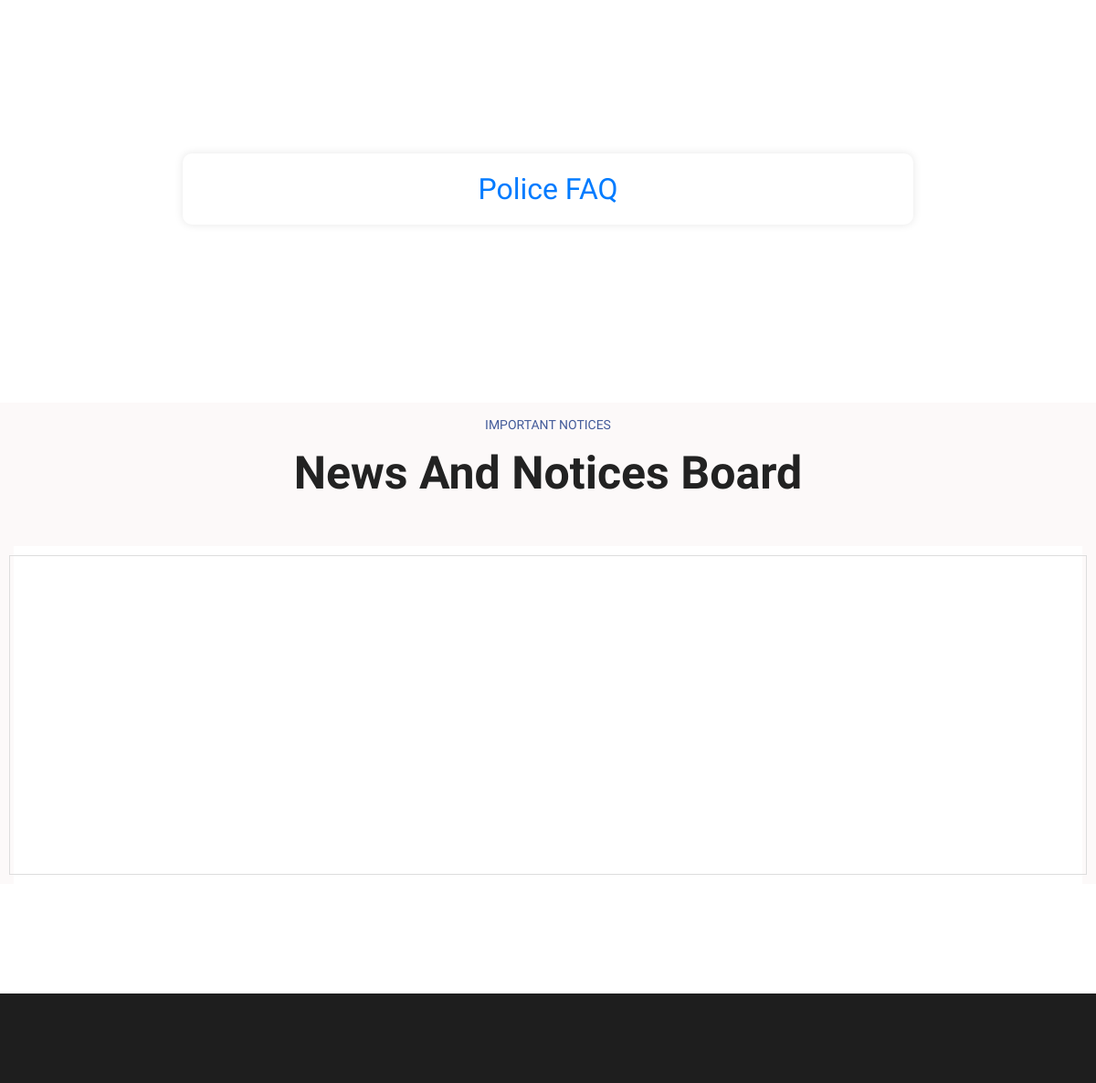
The app's page / (middle part), older data.
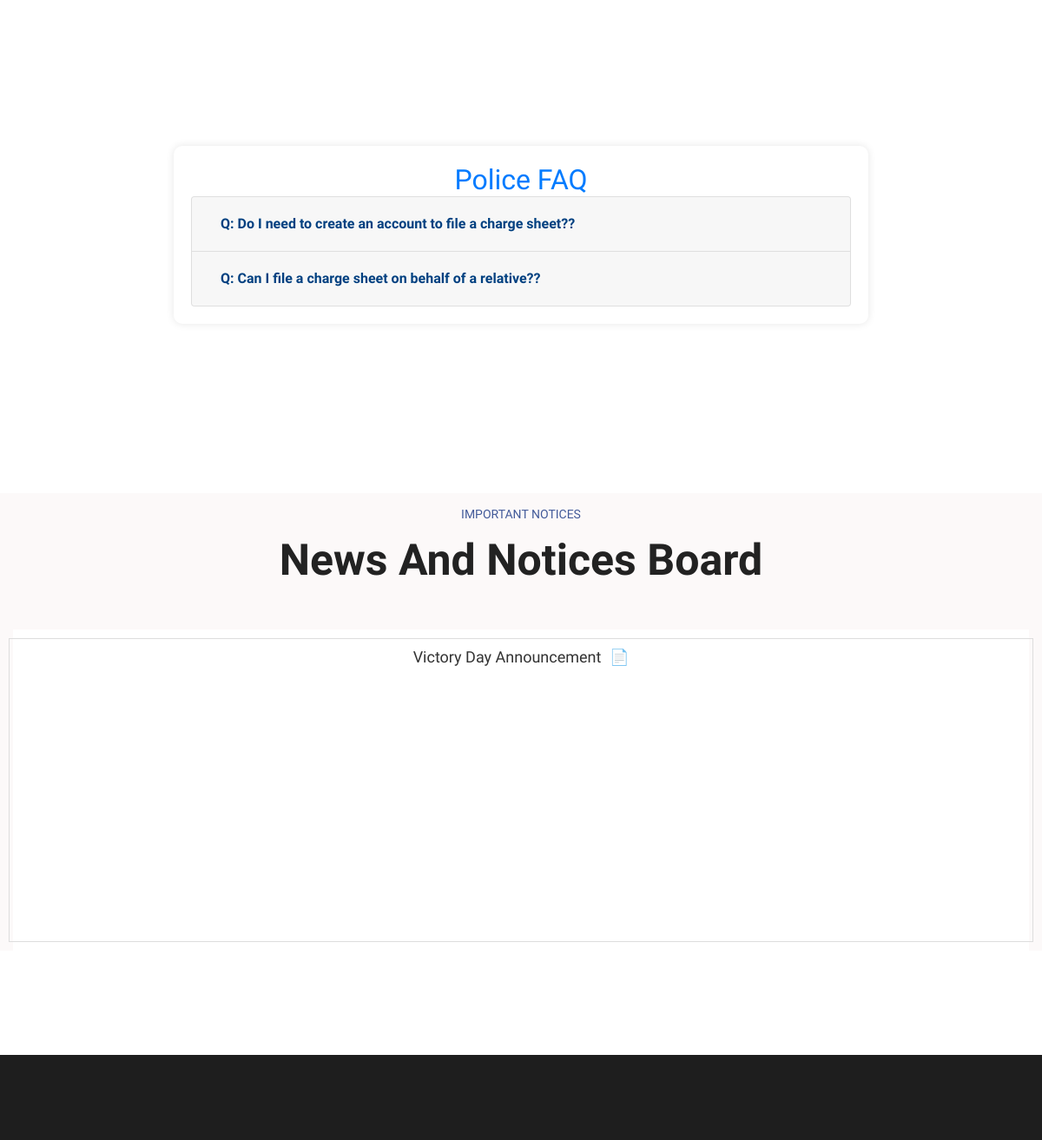
The same page, newer data.
### myapp/models.py (models this page shows, shortened)
class FAQ(models.Model):
    Ques = models.CharField(max_length=255, blank=True)
    Ans = models.CharField(max_length=255, blank=True)

class Notice(models.Model):
    title = models.CharField(max_length=255, blank=True)
    pdf = models.FileField(upload_to=filepath, null=True, blank=True)

### myapp/views.py (the view)
# urls.py: 2. Add a URL to urlpatterns:  path('', views.home, name='home')
def home(request):
    notices = Notice.objects.all()
    faqs = FAQ.objects.all()
    return render(request, "Welcome_Page.html", {'notices': notices, 'faqs': faqs})

### myapp/templates/Welcome_Page.html (shortened to what this page needs)
{% load static %}
<!DOCTYPE html>
<html lang="en">
  <head>
    <link href="{% static 'css/flaticon.css' %}" rel="stylesheet" />
    <link href="{% static 'css/owl.css' %}" rel="stylesheet" />
    <link href="{% static 'css/bootstrap.css' %}" rel="stylesheet" />
    <link href="{% static 'css/fancybox.min.css' %}" rel="stylesheet" />
    <link href="{% static 'css/animate.css' %}" rel="stylesheet" />
    <link href="{% static 'css/color.css' %}" rel="stylesheet" />
    <link href="{% static 'css/global.css' %}" rel="stylesheet" />
    <link href="{% static 'css/blog.css' %}" rel="stylesheet" />
    <link href="{% static 'css/elpath.css' %}" rel="stylesheet" />
    <link href="{% static 'css/style.css' %}" rel="stylesheet" />
    <link href="{% static 'css/responsive.css' %}" rel="stylesheet" />
  </head>
  <body>
    <div class="boxed_wrapper">
      <section class="award-section p_relative sec-pad centred">
      </section>
      <div class="container">
        <div class="faq-container">
          <h2 class="text-center text-primary">Police FAQ</h2>
          <div class="accordion" id="faqAccordion">
            {% for faq in faqs %}
            <div class="card">
              <div class="card-header" id="headingFive">
                <h5 class="mb-0">
                  <button
                    class="btn btn-link collapsed"
                    type="button"
                    data-toggle="collapse"
                    data-target="#collapseFive"
                    aria-expanded="false"
                    aria-controls="collapseFive"
                  >
                    <span class="faq-question"
                      >Q: {{ faq.Ques }}?</span
                    >
                  </button>
                </h5>
              </div>
            </div>
            {% endfor %}
          </div>
        </div>
      </div>
      <section class="team-section p_relative sec-pad centred">
        <div class="large-container" style="background-color: #fcf9f9">
          <div class="sec-title mb_50">
            <span class="sub-title p_relative d_block fs_14 lh_25 mb_10 pt_12"
              >Important Notices</span
            >
            <h2 class="p_relative d_block fs_50 lh_60 fw_exbold">
              News And Notices Board
            </h2>
          </div>
          <div class="row clearfix">
            <div class="col-md-12 col-sm-12 team-block">
              <div
                class="team-block-one wow fadeInUp animated"
                data-wow-delay="00ms"
                data-wow-duration="1500ms"
              >
                <div class="inner-box p_relative d_block bg_white tran_5">
                  <div class="row">
                    <div class="notice">
                      <marquee
                        behavior=""
                        class="marq"
                        direction="up"
                        onmouseover="stop()"
                        onmouseout="start()"
                      >
                      {% for notice in notices %}
                        <h6>
                          <a href="{{ notice.pdf }}">{{ notice.title }} <span class="pdf-icon">📄</span></a>
                        </h6>
                        {% endfor %}
                      </marquee>
                    </div>
                  </div>
                </div>
              </div>
            </div>
          </div>
        </div>
      </section>
      <footer class="main-footer">
        <div class="large-container">
          <div class="footer-top">
          </div>
        </div>
      </footer>
    </div>
  </body>
</html>

### myapp/static/css/global.css (style rules this page uses)
* { margin:0px; padding:0px; border:none; outline:none; }
body { font-size:18px; color:#555555; line-height:30px; font-weight:300; background:#ffffff; font-family: 'Mulish', sans-serif; background-size:cover; background-repeat:no-repeat; background-position:center top; -webkit-font-smoothing: antialiased; }
@media (min-width:1200px) { .container { max-width: 1200px; padding: 0px 15px; } }
.large-container { max-width: 1440px; padding: 0px 15px; margin: 0 auto; }
.boxed_wrapper { position: relative; margin: 0 auto; overflow: hidden !important; width: 100%; min-width: 300px; }
input,button,select,textarea { font-family: 'Mulish', sans-serif; font-weight: 300; font-size: 18px; background: transparent; }
.centred { text-align: center; }
.sec-pad { padding: 120px 0px; }
.sec-title { position: relative; display: block; }
.sec-title .sub-title { text-transform: uppercase; color: #435b9a; }
.bg_white { background-color: #fff; }
.main-footer { position: relative; background: #1e1e1e; }
.footer-top { position: relative; padding-top: 113px; padding-bottom: 50px; border-bottom: 1px solid rgba(255, 255, 255, 0.10); }

### myapp/static/css/elpath.css (style rules this page uses)
.tran_5 { transition: .5s; }
.fs_14 { font-size: 14px; }
.fs_50 { font-size: 50px; }
.fw_exbold { font-weight: 800; }
.lh_25 { line-height: 25px; }
.lh_60 { line-height: 60px; }
.mb_10 { margin-bottom: 10px; }
.mb_50 { margin-bottom: 50px; }
.pt_12 { padding-top: 12px; }

Row changes from the older to the newer data that the page shows:
added FAQ: Ques "Do I need to create an account to file a charge sheet?"
added FAQ: Ques "Can I file a charge sheet on behalf of a relative?"
added Notice: title "Victory Day Announcement"
